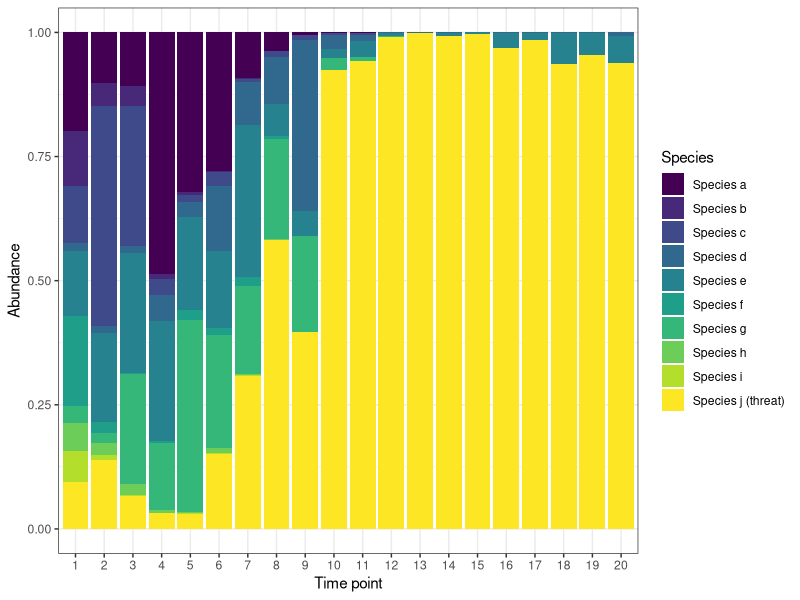
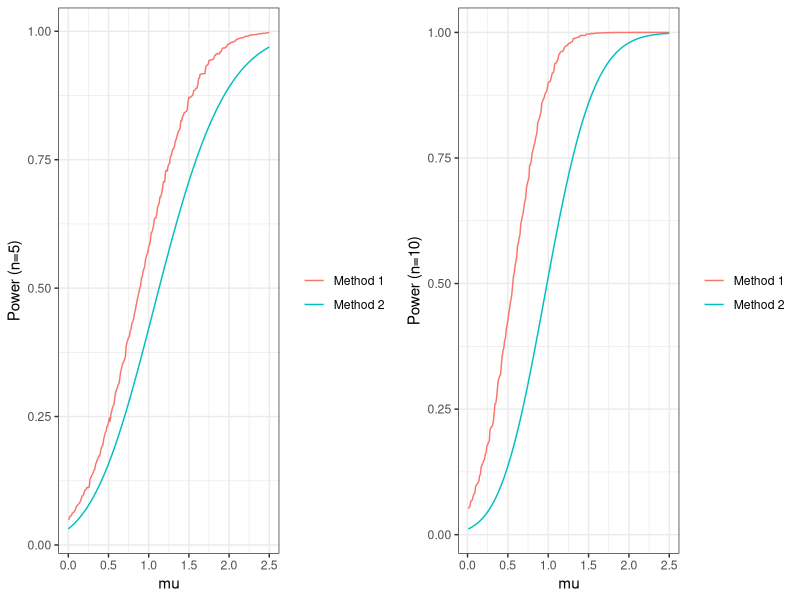

R code for these plots, in order:
## ---- chunk 1
list.of.packages <- c("ggplot2", "gridExtra", "reshape2", "viridis", "pracma")
new.packages <- list.of.packages[!(list.of.packages %in% installed.packages()[,"Package"])]
if(length(new.packages)) install.packages(new.packages)

library(ggplot2)
library(gridExtra)
library(reshape2)
library(viridis)
library(pracma)
## ---- chunk 2
set.seed(111)
nspecies = 10
time_points = 20
mu_1 <- 0.5
x <- matrix(nrow = nspecies, ncol = time_points)
x[,1] <- rnorm(nspecies)
for (i in 2:time_points) {
  x[,i] <- x[,i - 1] + rnorm(nspecies)
  x[nspecies, i] <- x[nspecies, i - 1] + rnorm(1, mu_1)
}
x <- exp(x)

x <- data.frame(x)
colnames(x) <- 1:time_points

x <- melt(x, id.vars=c())
colnames(x) <- c("Time", "Abundance")
x$Species <- rep(paste0("Species ", letters[1:nspecies]), nspecies)
x$Species[x$Species == "Species j"] = "Species j (threat)"

ggplot(x, aes(fill=Species, y=Abundance, x=Time)) + 
  geom_bar(position="fill", stat="identity") + 
  scale_fill_viridis(discrete = T) +
  theme_bw() + 
  xlab("Time point")
## ---- chunk 3
fun <- function(x, y, mu, sigma_sq, n, alpha) { 
  for_return <- (pt(x / sqrt(sigma_sq * y / ((n - 1) * n)), n-1) > 1 - alpha) * 
    dnorm(x, mu, sd = sqrt(sigma_sq / n)) * 
    dchisq(y, n-1)
  return (for_return)
}

power_1 <- function(mu, sigma_sq, n, alpha) {
  # Integrating from 5 sds below and above should be fine for mu and sigma_sq
  integral2(fun, mu - sqrt(sigma_sq) * 5, mu + sqrt(sigma_sq) * 5, 0, 10 * n, 
            mu=mu, sigma_sq=sigma_sq, n = n, alpha=alpha, reltol = 1e-10)$Q
}
## ---- chunk 4
sigma_sq <- 1
mu <- seq(0, 2.5, 0.01)
n <- 5
alpha <- 0.05

power_2 <- function(mu, sigma_sq, n, alpha) {
  1 - pbinom(qbinom(1-alpha, n, 1/2), n, pnorm(mu/sqrt(sigma_sq)))
}

results_mat <- matrix(nrow = length(mu), ncol = 3)
for (i in 1:length(mu)) {
  results_mat[i,] <- c(mu[i], power_1(mu[i], sigma_sq, n, alpha), 
                       power_2(mu[i], sigma_sq, n, alpha))
}

results_mat <- data.frame(results_mat)
colnames(results_mat) <- c("mu", "Method 1", "Method 2")
results_mat <- melt(results_mat, id.vars=c("mu"))

p1 <- ggplot(results_mat, aes(x=mu, y=value, col=variable)) + 
  geom_line() + 
  ylab("Power (n=5)") + 
  labs(col="") + 
  theme_bw()

sigma_sq <- 1
mu <- seq(0.01, 2.5, 0.01)
n <- 10
alpha <- 0.05

power_2 <- function(mu, sigma_sq, n, alpha) {
  1 - pbinom(qbinom(1-alpha, n, 1/2), n, pnorm(mu/sqrt(sigma_sq)))
}

results_mat <- matrix(nrow = length(mu), ncol = 3)
for (i in 1:length(mu)) {
  results_mat[i,] <- c(mu[i], power_1(mu[i], sigma_sq, n, alpha), 
                       power_2(mu[i], sigma_sq, n, alpha))
}

results_mat <- data.frame(results_mat)
colnames(results_mat) <- c("mu", "Method 1", "Method 2")
results_mat <- melt(results_mat, id.vars=c("mu"))

p2 <- ggplot(results_mat, aes(x=mu, y=value, col=variable)) + 
  geom_line() + 
  ylab("Power (n=10)") + 
  labs(col="") + 
  theme_bw()

grid.arrange(p1, p2, ncol=2)
